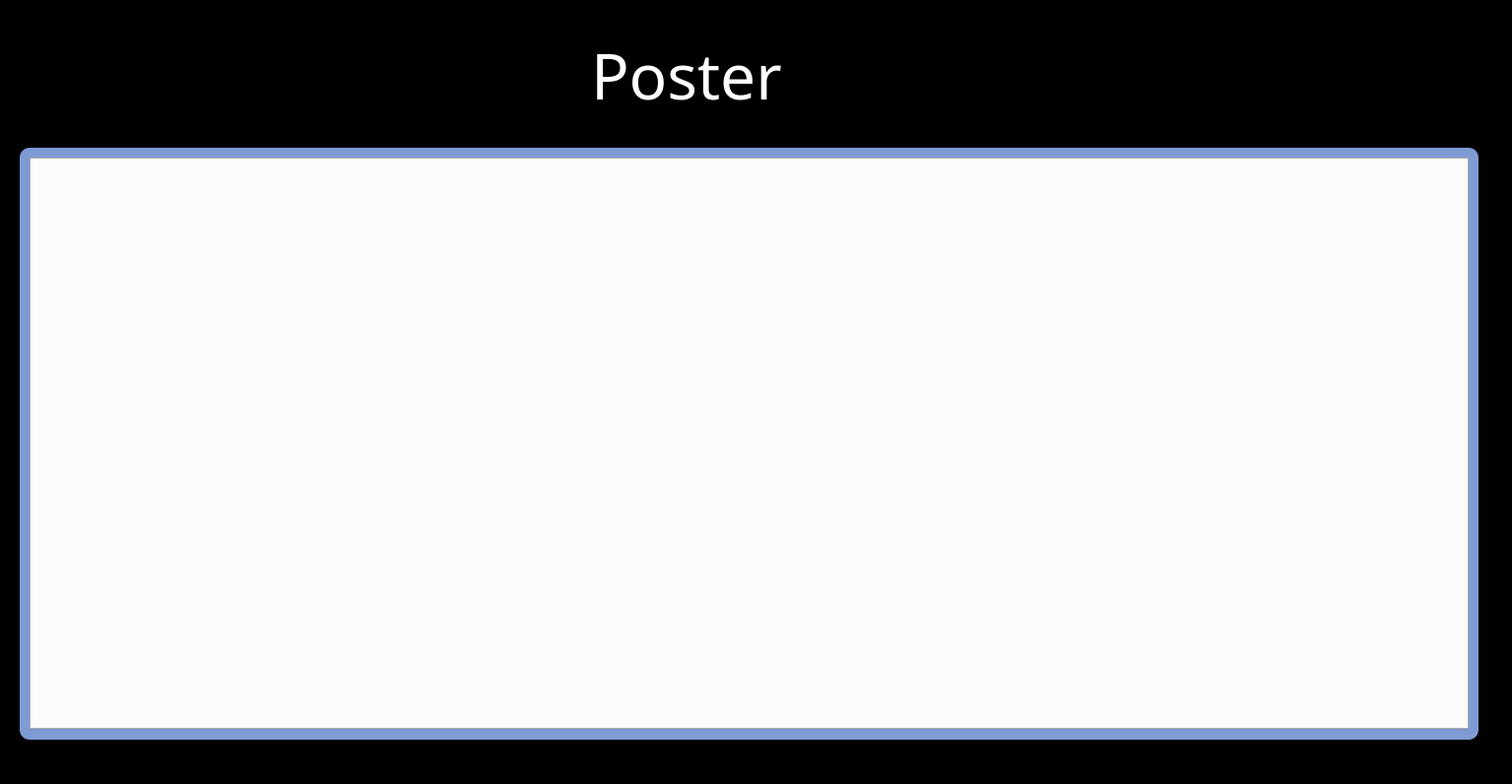
<?xml version="1.0" encoding="UTF-8"?>
<ui version="4.0">
 <class>Poster</class>
 <widget class="QWidget" name="Poster">
  <property name="geometry">
   <rect>
    <x>0</x>
    <y>0</y>
    <width>1535</width>
    <height>796</height>
   </rect>
  </property>
  <property name="windowTitle">
   <string>Poster</string>
  </property>
  <property name="styleSheet">
   <string notr="true">QWidget#Poster{
background-color: black;
}</string>
  </property>
  <widget class="QLabel" name="PosterBackArrowLabel">
   <property name="geometry">
    <rect>
     <x>10</x>
     <y>10</y>
     <width>71</width>
     <height>61</height>
    </rect>
   </property>
   <property name="styleSheet">
    <string notr="true">QLabel:hover{
background-color: rgb(99, 110, 114);
}</string>
   </property>
   <property name="text">
    <string>&lt;html&gt;&lt;head/&gt;&lt;body&gt;&lt;p&gt;&lt;img src=&quot;:/Back-Arrow/left-arrow.png&quot;/&gt;&lt;/p&gt;&lt;/body&gt;&lt;/html&gt;</string>
   </property>
  </widget>
  <widget class="QTabWidget" name="PosterTab">
   <property name="geometry">
    <rect>
     <x>30</x>
     <y>160</y>
     <width>1461</width>
     <height>581</height>
    </rect>
   </property>
   <property name="currentIndex">
    <number>-1</number>
   </property>
   <property name="tabsClosable">
    <bool>true</bool>
   </property>
  </widget>
  <widget class="QWidget" name="SecondaryBackgroundPoster" native="true">
   <property name="geometry">
    <rect>
     <x>20</x>
     <y>150</y>
     <width>1481</width>
     <height>601</height>
    </rect>
   </property>
   <property name="styleSheet">
    <string notr="true">background-color: rgba(127, 155, 212, 1);
border-radius:10px;</string>
   </property>
  </widget>
  <widget class="QLabel" name="label">
   <property name="geometry">
    <rect>
     <x>600</x>
     <y>40</y>
     <width>291</width>
     <height>71</height>
    </rect>
   </property>
   <property name="font">
    <font>
     <family>Cascadia Mono Light</family>
     <pointsize>48</pointsize>
    </font>
   </property>
   <property name="styleSheet">
    <string notr="true">color:white;</string>
   </property>
   <property name="text">
    <string>Poster</string>
   </property>
  </widget>
  <zorder>SecondaryBackgroundPoster</zorder>
  <zorder>PosterBackArrowLabel</zorder>
  <zorder>PosterTab</zorder>
  <zorder>label</zorder>
 </widget>
 <resources>
  <include location="../Images/Back-Arrow.qrc"/>
  <include location="../Images/TwitterLogo.qrc"/>
 </resources>
 <connections/>
</ui>
